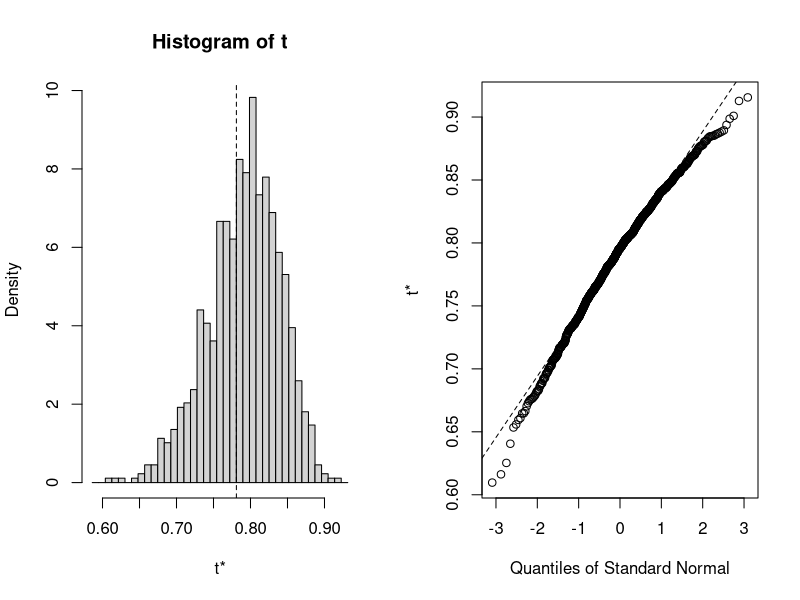
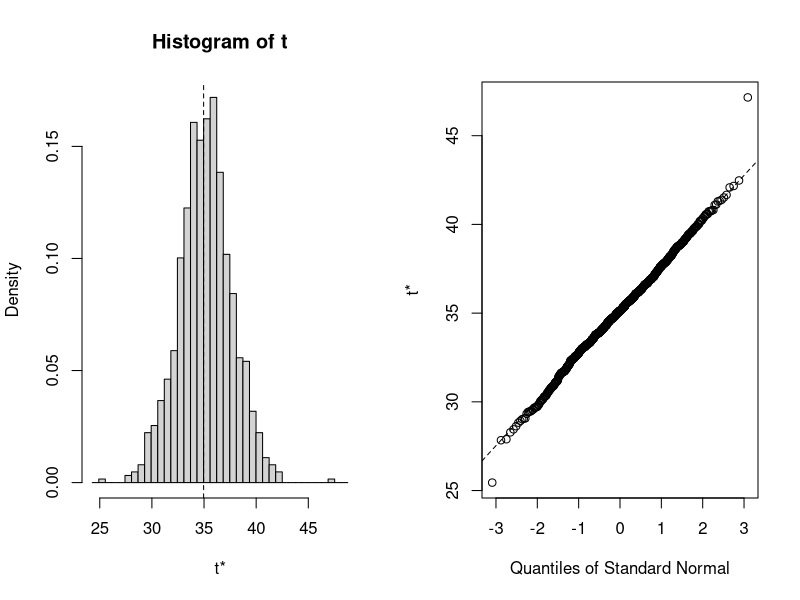
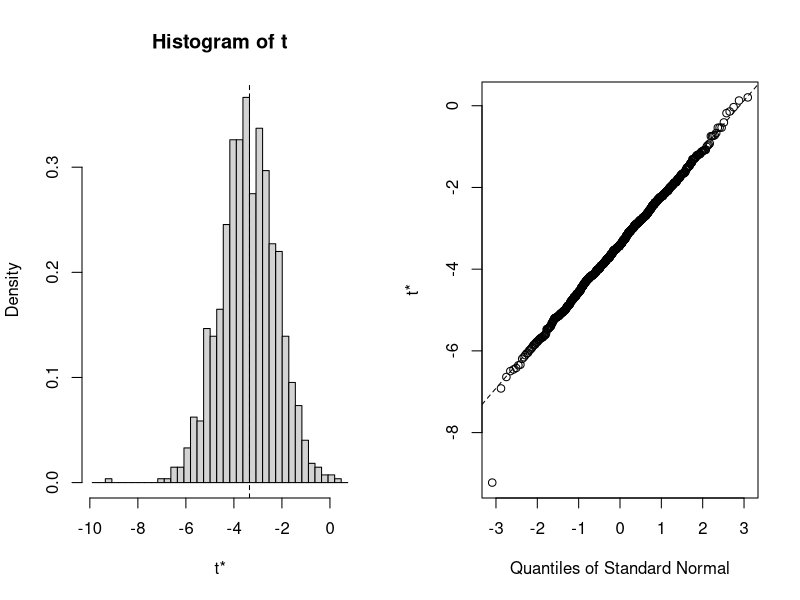
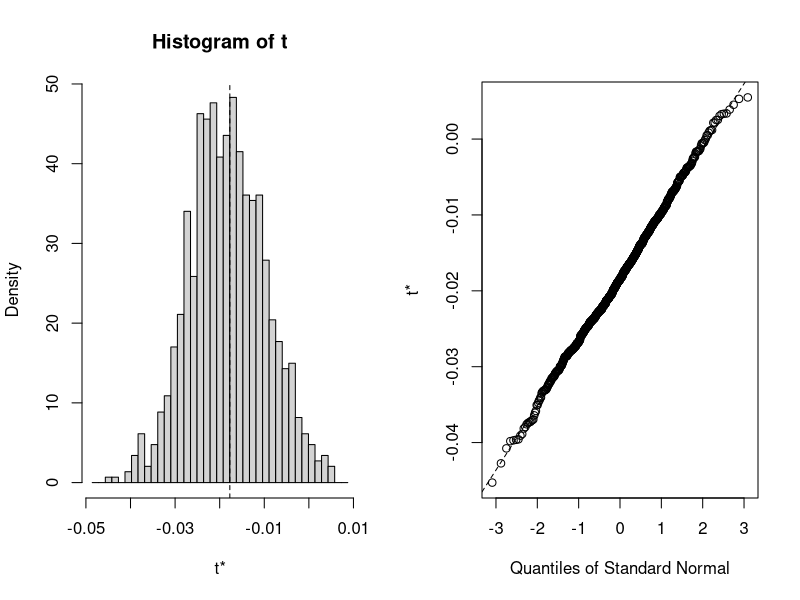

R code for these plots, in order:
##############################################################

# Bootstrap 95% CI for R-Squared
library(boot)
# function to obtain R-Squared from the data 
rsq <- function(formula, data, indices) {
  d <- data[indices,] # allows boot to select sample 
  fit <- lm(formula, data=d)
  return(summary(fit)$r.square)
} 
##############################################################

# bootstrapping with 1000 replications 
results <- boot(data=mtcars, statistic=rsq, 
  	 R=1000, formula=mpg~wt+disp)

# view results
results 
plot(results)

# get 95% confidence interval 
boot.ci(results, type="bca")

##############################################################
# Bootstrapping several Statistics (k>1)
#  - In example above, the function rsq returned a number and boot.ci returned a single confidence interval. 
#  - The statistics function you provide can also return a vector. 
#  - In the next example we get the 95% CI for the three model regression coefficients (intercept, car weight, displacement). 
#  - In this case we add an index parameter to plot( ) and boot.ci( ) to indicate which column in bootobject$t is to analyzed.

##############################################################
# Bootstrap 95% CI for regression coefficients 
library(boot)
# function to obtain regression weights 
bs <- function(formula, data, indices) {
  d <- data[indices,] # allows boot to select sample 
  fit <- lm(formula, data=d)
  return(coef(fit)) 
} 
# bootstrapping with 1000 replications 
results <- boot(data=mtcars, statistic=bs, 
  	 R=1000, formula=mpg~wt+disp)

# view results
results
plot(results, index=1) # intercept 
plot(results, index=2) # wt 
plot(results, index=3) # disp 

##############################################################

# get 95% confidence intervals 
boot.ci(results, type="bca", index=1) # intercept 
boot.ci(results, type="bca", index=2) # wt 
boot.ci(results, type="bca", index=3) # disp




